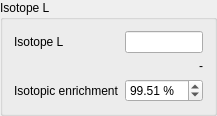
                      <widget class="QGroupBox" name="groupBox_ISOB">
                       <property name="title">
                        <string>Isotope L</string>
                       </property>
                       <layout class="QGridLayout" name="gridLayout_33">
                        <item row="0" column="0">
                         <layout class="QGridLayout" name="gridLayout_32">
                          <item row="1" column="0" colspan="2">
                           <widget class="QLabel" name="isotopeBMassLabel">
                            <property name="sizePolicy">
                             <sizepolicy hsizetype="Minimum" vsizetype="Preferred">
                              <horstretch>0</horstretch>
                              <verstretch>0</verstretch>
                             </sizepolicy>
                            </property>
                            <property name="text">
                             <string>-</string>
                            </property>
                            <property name="alignment">
                             <set>Qt::AlignRight|Qt::AlignTrailing|Qt::AlignVCenter</set>
                            </property>
                            <property name="margin">
                             <number>3</number>
                            </property>
                           </widget>
                          </item>
                          <item row="0" column="0">
                           <widget class="QLabel" name="label_27">
                            <property name="sizePolicy">
                             <sizepolicy hsizetype="Minimum" vsizetype="Preferred">
                              <horstretch>0</horstretch>
                              <verstretch>0</verstretch>
                             </sizepolicy>
                            </property>
                            <property name="text">
                             <string>Isotope L</string>
                            </property>
                            <property name="margin">
                             <number>3</number>
                            </property>
                           </widget>
                          </item>
                          <item row="0" column="1">
                           <widget class="QLineEdit" name="isotopeBText">
                            <property name="sizePolicy">
                             <sizepolicy hsizetype="Ignored" vsizetype="Fixed">
                              <horstretch>0</horstretch>
                              <verstretch>0</verstretch>
                             </sizepolicy>
                            </property>
                            <property name="frame">
                             <bool>true</bool>
                            </property>
                           </widget>
                          </item>
                          <item row="2" column="0">
                           <widget class="QLabel" name="label_10">
                            <property name="sizePolicy">
                             <sizepolicy hsizetype="Minimum" vsizetype="Preferred">
                              <horstretch>0</horstretch>
                              <verstretch>0</verstretch>
                             </sizepolicy>
                            </property>
                            <property name="toolTip">
                             <string>Purity of the Isotope Growth Media</string>
                            </property>
                            <property name="text">
                             <string>Isotopic enrichment</string>
                            </property>
                            <property name="margin">
                             <number>3</number>
                            </property>
                           </widget>
                          </item>
                          <item row="2" column="1">
                           <widget class="QDoubleSpinBox" name="isotopicAbundanceB">
                            <property name="sizePolicy">
                             <sizepolicy hsizetype="Fixed" vsizetype="Fixed">
                              <horstretch>0</horstretch>
                              <verstretch>0</verstretch>
                             </sizepolicy>
                            </property>
                            <property name="suffix">
                             <string> %</string>
                            </property>
                            <property name="decimals">
                             <number>2</number>
                            </property>
                            <property name="maximum">
                             <double>100.000000000000000</double>
                            </property>
                            <property name="singleStep">
                             <double>0.100000000000000</double>
                            </property>
                            <property name="value">
                             <double>99.510000000000005</double>
                            </property>
                           </widget>
                          </item>
                         </layout>
                        </item>
                       </layout>
                      </widget>
